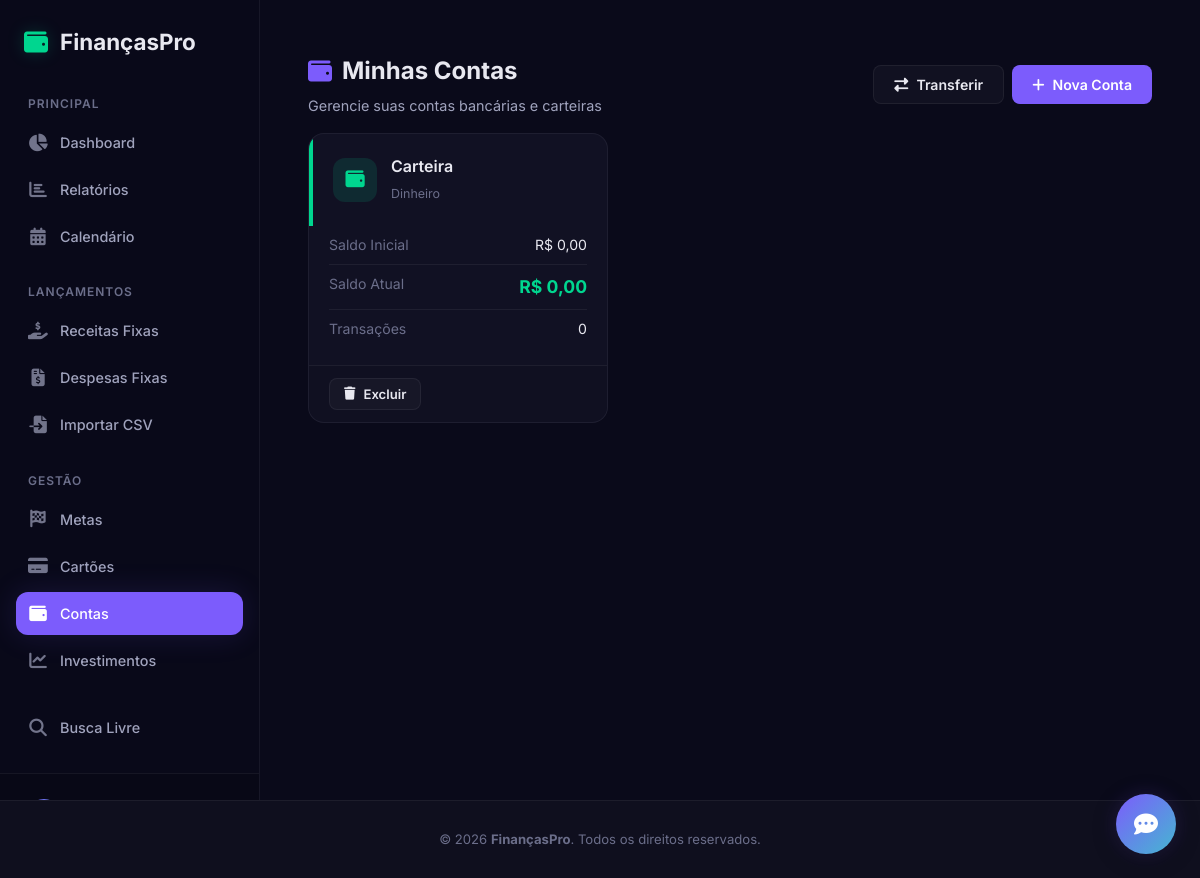
Page /contas (signed in) on the committed database.
### app.py (models this page shows)
class Conta(db.Model):
    id = db.Column(db.Integer, primary_key=True)
    nome = db.Column(db.String(100), nullable=False)
    tipo = db.Column(db.String(30), nullable=False)  # corrente, poupanca, cartao, dinheiro, investimento
    saldo_inicial = db.Column(db.Float, default=0.0)
    cor = db.Column(db.String(7), default='#7c5cfc')
    icone = db.Column(db.String(30), default='fa-wallet')
    ativo = db.Column(db.Boolean, default=True)
    usuario_id = db.Column(db.Integer, db.ForeignKey('usuario.id'), nullable=False)
    transacoes = db.relationship('Transacao', backref='conta', lazy=True)
    transacoes_fixas = db.relationship('TransacaoFixa', backref='conta', lazy=True)
    @property
    def saldo_atual(self):
        receitas = sum(t.valor for t in self.transacoes if t.tipo == 'receita')
        despesas = sum(t.valor for t in self.transacoes if t.tipo == 'despesa')
        return self.saldo_inicial + receitas - despesas
    @property
    def tipo_label(self):
        labels = {
            'corrente': 'Conta Corrente',
            'poupanca': 'Poupança',
            'cartao': 'Cartão de Crédito',
            'dinheiro': 'Dinheiro',
            'investimento': 'Investimento'
        }
        return labels.get(self.tipo, self.tipo)

### app.py (the view)
@app.route('/contas')
@login_required
def contas():
    usuario = current_user
    contas = Conta.query.filter_by(usuario_id=usuario.id).all()
    return render_template('contas.html', contas=contas)

### app.py (called while the page is built, shortened)
@login_manager.user_loader
def load_user(user_id):
    return Usuario.query.get(int(user_id))

@app.before_request
def processar_automaticos():
    if request.path.startswith('/static/'):
        return
    if not current_user.is_authenticated:
        return
    usuario = current_user
    hoje = date.today()
    chave_cache = f"{usuario.id}_{hoje.isoformat()}"
    if chave_cache in cache_processamento:
        return

@app.context_processor
def inject_user():
    return dict(usuario=current_user, now=datetime.utcnow)

@app.template_filter('brl')
def format_brl(value):
    try:
        return f"R$ {value:,.2f}".replace(',', 'X').replace('.', ',').replace('X', '.')
    except (ValueError, TypeError):
        return "R$ 0,00"

### templates/contas.html (shortened to what this page needs)
{% extends 'base.html' %}
{% block content %}
<section class="page-section">
    <div class="page-header">
        <div>
            <h1><i class="fas fa-wallet"></i> Minhas Contas</h1>
            <p class="page-subtitle">Gerencie suas contas bancárias e carteiras</p>
        </div>
        <div style="display: flex; gap: 8px;">
            <button class="btn btn-glass" onclick="openModal('transferContaModal')">
                <i class="fas fa-exchange-alt"></i> Transferir
            </button>
            <button class="btn btn-primary" onclick="openModal('addContaModal')">
                <i class="fas fa-plus"></i> Nova Conta
            </button>
        </div>
    {% if contas %}
    <div class="cards-grid">
        {% for c in contas %}
        <div class="account-card">
            <div class="account-card-header" style="border-left: 4px solid {{ c.cor }}">
                <div class="account-card-icon" style="background: {{ c.cor }}20; color: {{ c.cor }}">
                    <i class="fas {{ c.icone }}"></i>
                </div>
                <div>
                    <h3>{{ c.nome }}</h3>
                    <span class="account-card-type">{{ c.tipo_label }}</span>
                </div>
            </div>
            <div class="account-card-body">
                <div class="account-card-row">
                    <span>Saldo Inicial</span>
                    <span>{{ c.saldo_inicial|brl }}</span>
                </div>
                <div class="account-card-row">
                    <span>Saldo Atual</span>
                    <span class="{% if c.saldo_atual >= 0 %}text-green{% else %}text-red{% endif %}"
                        style="font-weight: 700; font-size: 1.1rem">
                        {{ c.saldo_atual|brl }}
                    </span>
                </div>
                <div class="account-card-row">
                    <span>Transações</span>
                    <span>{{ c.transacoes|length }}</span>
                </div>
            </div>
            <div class="account-card-actions">
                <form action="{{ url_for('excluir_conta', id=c.id) }}" method="POST"
                    onsubmit="return confirm('Excluir esta conta e desvincular transações?')">
                    <button type="submit" class="btn btn-glass btn-sm">
                        <i class="fas fa-trash"></i> Excluir
                    </button>
                </form>
            </div>
        </div>
        {% endfor %}
    </div>
    {% endif %}
</section>
{% endblock %}

### static/style.css (style rules this page uses)
*, *::before, *::after { margin: 0; padding: 0; box-sizing: border-box; }
:root { --bg-primary: #0a0a1a; --bg-secondary: #0f0f1e; --bg-card: rgba(20, 20, 40, 0.7); --bg-card-hover: rgba(30, 30, 55, 0.8); --bg-input: rgba(15, 15, 35, 0.8); --bg-glass: rgba(255, 255, 255, 0.03); --border-color: rgba(255, 255, 255, 0.06); --border-accent: rgba(124, 92, 252, 0.3); --text-primary: #e8e8f0; --text-secondary: #a0a3bd; --text-muted: #6b6e8a; --accent-purple: #7c5cfc; --accent-purple-glow: rgba(124, 92, 252, 0.2); --accent-green: #00d68f; --accent-green-glow: rgba(0, 214, 143, 0.2); --accent-red: #ff4757; --accent-red-glow: rgba(255, 71, 87, 0.2); --accent-blue: #45b7d1; --accent-yellow: #ffd93d; --radius-sm: 8px; --radius-md: 12px; --radius-lg: 16px; --radius-xl: 24px; --shadow-sm: 0 2px 8px rgba(0, 0, 0, 0.2); --shadow-md: 0 4px 24px rgba(0, 0, 0, 0.3); --shadow-lg: 0 8px 48px rgba(0, 0, 0, 0.4); --shadow-glow-purple: 0 0 30px rgba(124, 92, 252, 0.15); --shadow-glow-green: 0 0 30px rgba(0, 214, 143, 0.15); --transition: 0.3s cubic-bezier(0.4, 0, 0.2, 1); --font: 'Inter', -apple-system, BlinkMacSystemFont, sans-serif; }
html { scroll-behavior: smooth; }
body { font-family: var(--font); background: var(--bg-primary); color: var(--text-primary); line-height: 1.6; min-height: 100vh; -webkit-font-smoothing: antialiased; }
.btn { display: inline-flex; align-items: center; gap: 8px; padding: 10px 20px; border: none; border-radius: var(--radius-sm); font-family: var(--font); font-size: 0.88rem; font-weight: 600; cursor: pointer; transition: var(--transition); white-space: nowrap; }
.btn-primary { background: var(--accent-purple); color: #fff; }
.btn-glass { background: var(--bg-glass); color: var(--text-primary); border: 1px solid var(--border-color); }
.btn-sm { padding: 7px 14px; font-size: 0.82rem; }
.text-green { color: var(--accent-green); }
.page-section { padding: 28px 24px 60px; max-width: 1100px; margin: 0 auto; }
.page-header { display: flex; align-items: center; justify-content: space-between; margin-bottom: 24px; flex-wrap: wrap; gap: 16px; }
.page-header h1 { font-size: 1.5rem; font-weight: 700; display: flex; align-items: center; gap: 10px; }
.page-header h1 i { color: var(--accent-purple); }
.page-subtitle { color: var(--text-secondary); font-size: 0.9rem; margin-top: 4px; }
.cards-grid { display: grid; grid-template-columns: repeat(auto-fill, minmax(300px, 1fr)); gap: 16px; }
.account-card { background: var(--bg-card); border: 1px solid var(--border-color); border-radius: var(--radius-lg); overflow: hidden; transition: var(--transition); }
.account-card-header { display: flex; align-items: center; gap: 14px; padding: 20px; }
.account-card-icon { width: 44px; height: 44px; border-radius: var(--radius-md); display: flex; align-items: center; justify-content: center; font-size: 1.2rem; }
.account-card-header h3 { font-size: 1rem; font-weight: 600; }
.account-card-type { font-size: 0.78rem; color: var(--text-muted); }
.account-card-body { padding: 0 20px 16px; }
.account-card-row { display: flex; justify-content: space-between; padding: 8px 0; border-bottom: 1px solid var(--border-color); font-size: 0.88rem; }
.account-card-row:last-child { border-bottom: none; }
.account-card-row span:first-child { color: var(--text-muted); }
.account-card-actions { padding: 12px 20px; border-top: 1px solid var(--border-color); background: rgba(15, 15, 30, 0.3); }

### rows in the picture
Conta: nome "Carteira", tipo_label "Dinheiro", saldo_inicial|brl "R$ 0,00", saldo_atual|brl "R$ 0,00", transacoes|length "0"
